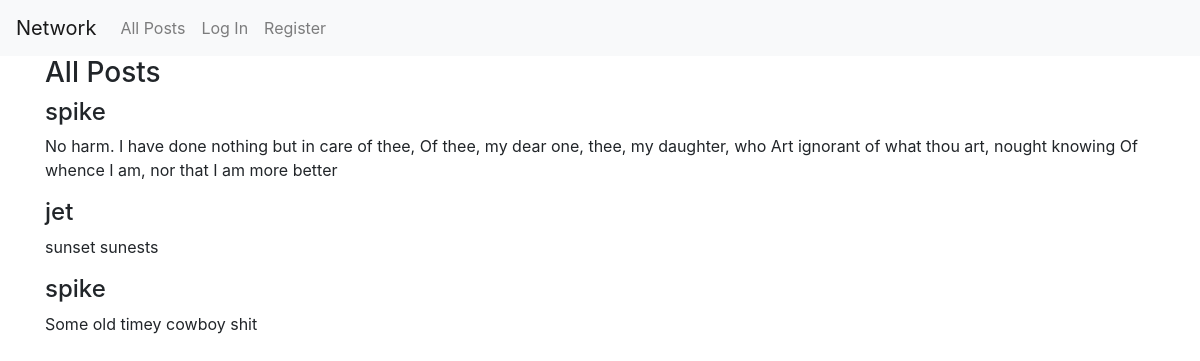
Before: / with the older database file.
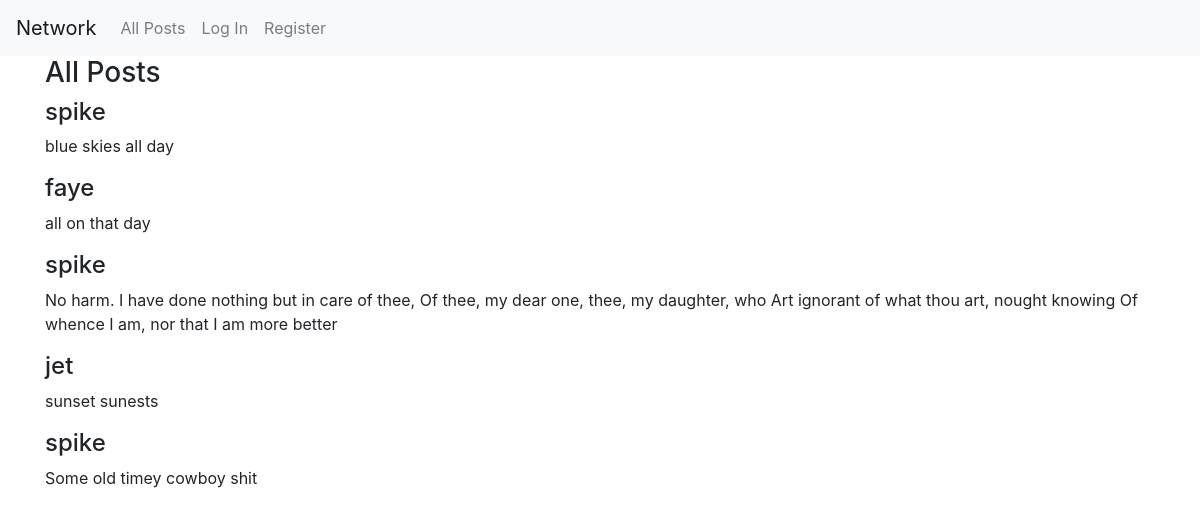
After: the same page with the newer database file.
### network/models.py (models this page shows)
class Post(models.Model):
    user = models.ForeignKey("User", on_delete=models.CASCADE, related_name="posts")
    body = models.TextField(blank=True)
    timestamp = models.DateTimeField(auto_now_add=True)
    likes = models.IntegerField(default=0)

class User(AbstractUser):
    pass

### network/views.py (the view)
# urls.py: path("", views.index, name="index"),
def index(request):
    all_posts = Post.objects.all().order_by('-timestamp')
    return render(request, "network/index.html", {
            "all_posts": all_posts,
            "NewPostForm": NewPostForm()
            })

### network/templates/network/index.html (shortened to what this page needs)
{% extends "network/layout.html" %}
{% load static %}
{% block body %}
<div class="container">
    <div id="all-posts-view">
      <h3>All Posts</h3>
      {% for post in all_posts%}
      <div class="post">
        <h4>{{ post.user }}</h4>
        <p>{{ post.body }}</p>
      </div>
      {% endfor %}
    </div>
</div>
{% endblock %}

Changed rows visible on the page:
added Post: user "spike", body "blue skies all day"
added Post: user "faye", body "all on that day"
